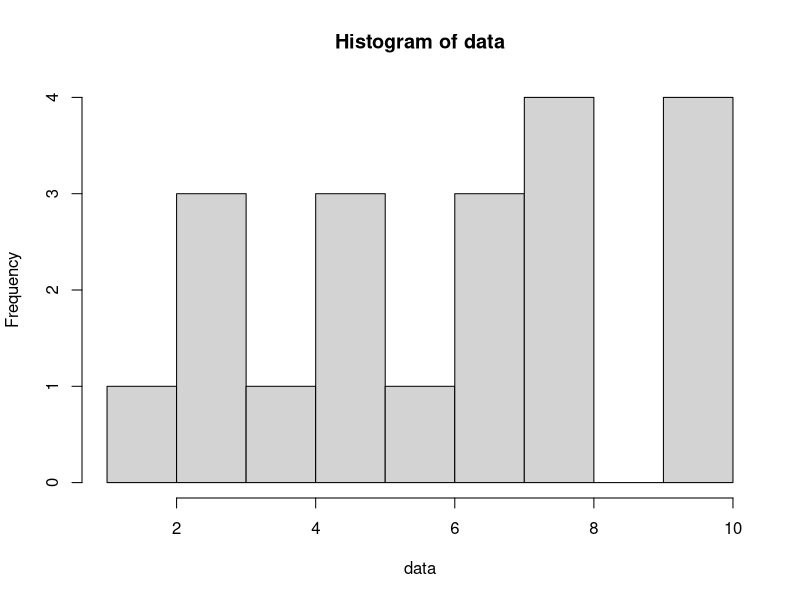

Here is the R script that generated this plot:
set.seed(1)
data =runif(20,1,10)
data

mean =mean(data)
print(mean)

median =median(data)
print(median)

mode =function(x){
  ux =unique(x)
  ux[which.max(tabulate(match(x,ux)))]
}
result= mode(data)
print(data)
cat('mode ={}',result)

varience = var(data)
standardDeviation = sqrt(var(data))
print(standardDeviation)

hist(data, bins=10,range=c(0,10),edgecolor='black')